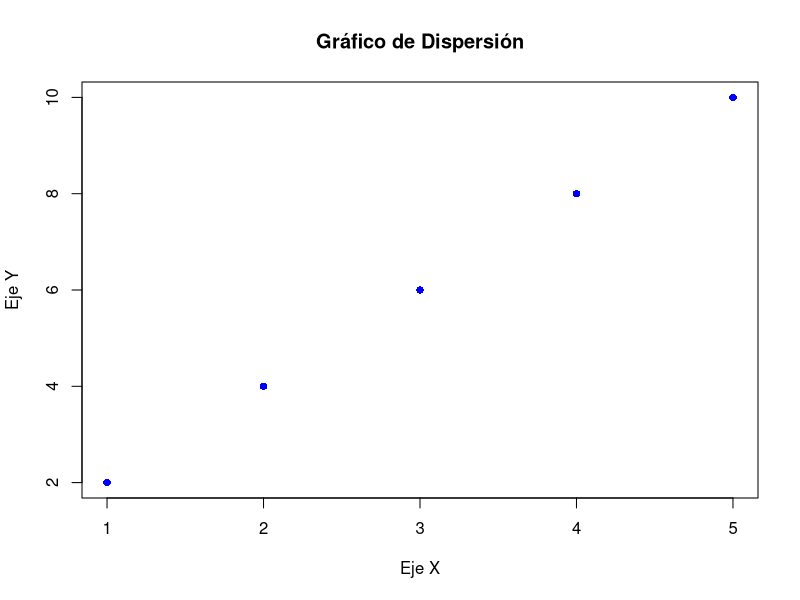
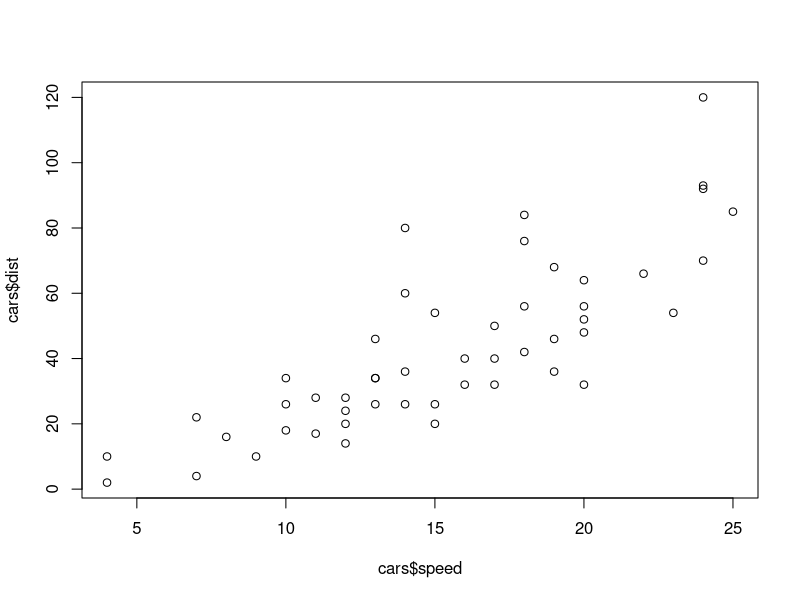
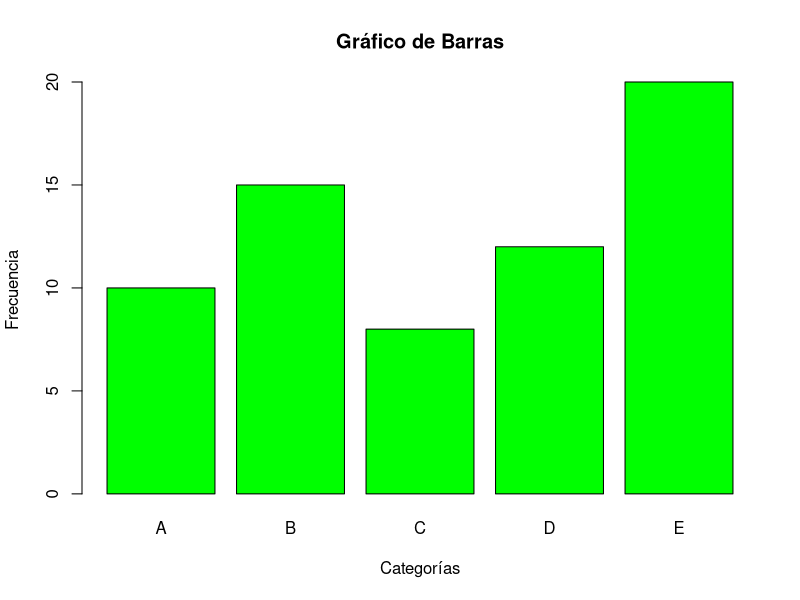
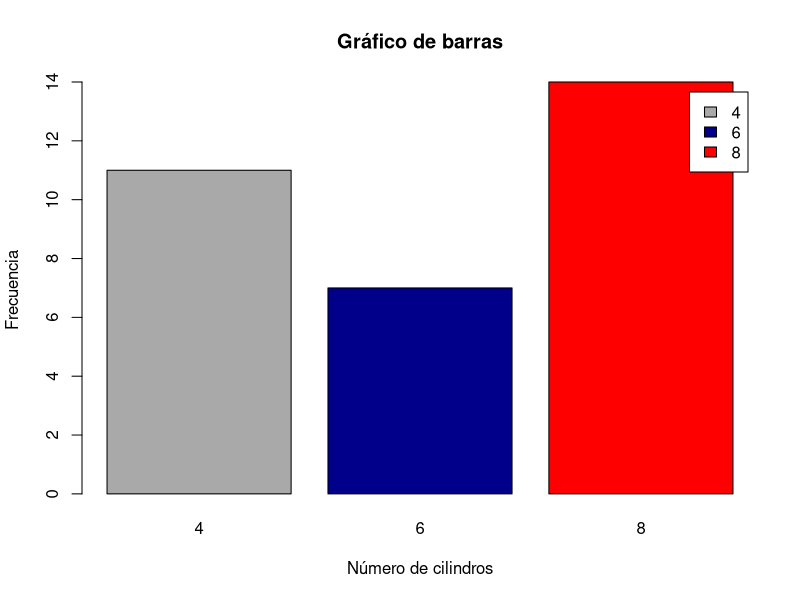
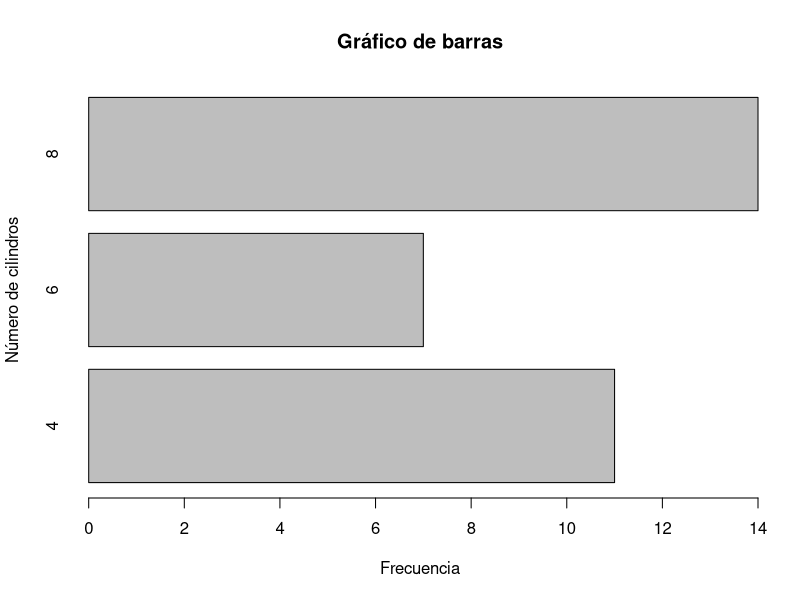
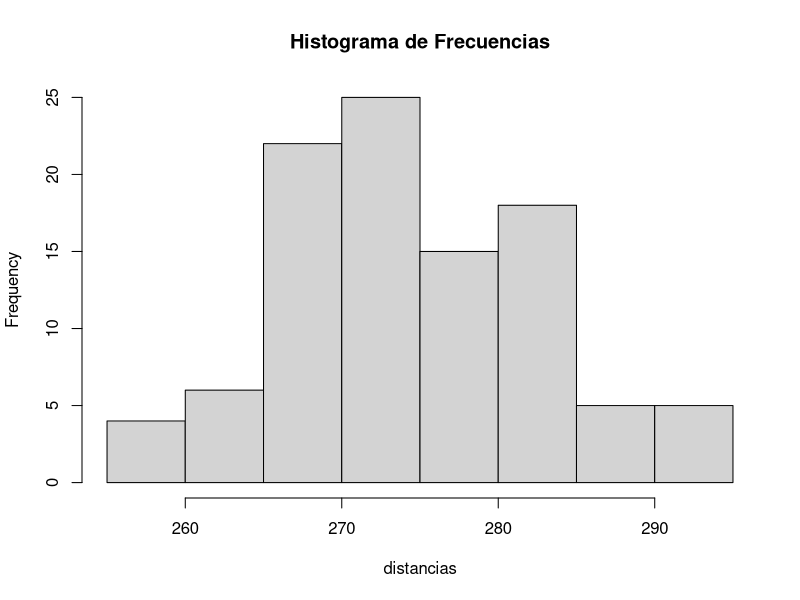
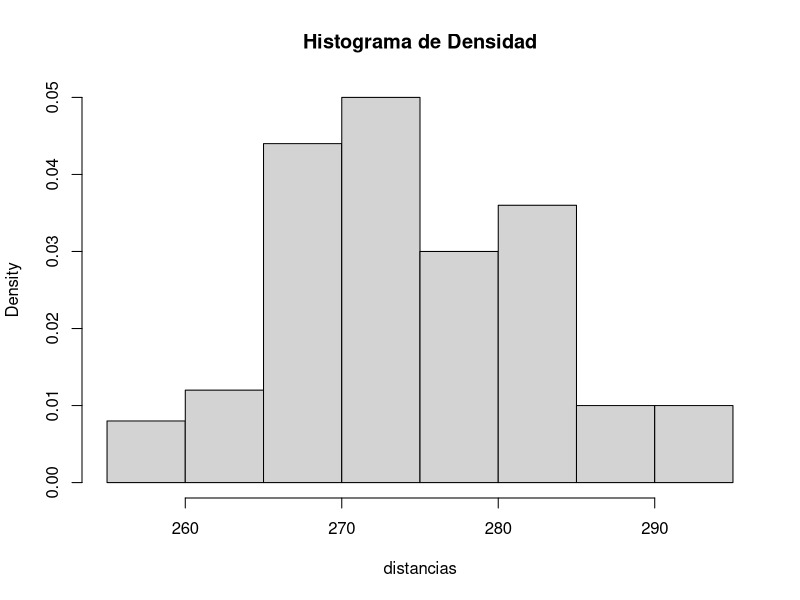
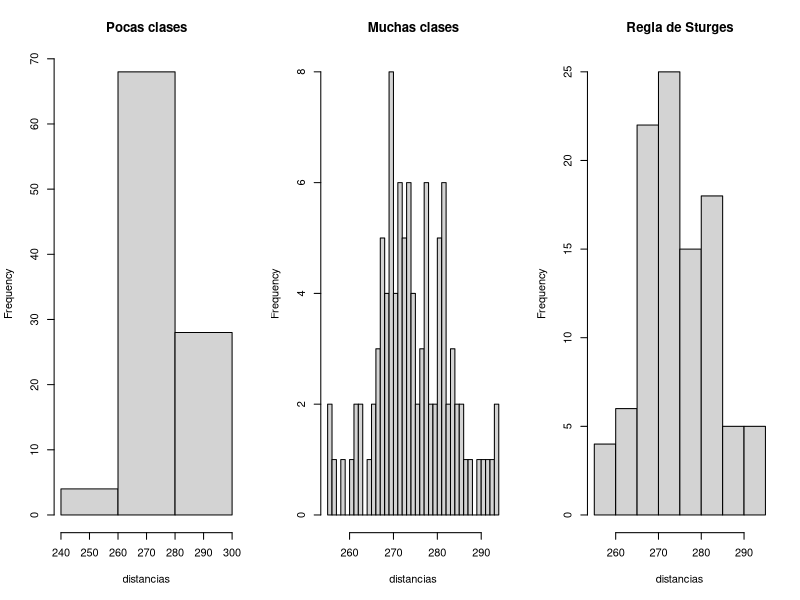

Recreate these plots in R, in order.
## ---- chunk 1
# Crear datos de ejemplo
x <- c(1, 2, 3, 4, 5)
y <- c(2, 4, 6, 8, 10)

# Crear el gráfico de dispersión
plot(x, y,
     main = "Gráfico de Dispersión",
     xlab = "Eje X",
     ylab = "Eje Y",
     pch = 16,  # Cambiar el tipo de punto
     col = "blue"  # Cambiar el color de los puntos
)
## ---- chunk 2
data(cars)
plot(cars$speed, cars$dist)
## ---- chunk 3
# Crear datos de ejemplo
categorias <- c("A", "B", "C", "D", "E")
frecuencias <- c(10, 15, 8, 12, 20)

# Crear el gráfico de barras
barplot(frecuencias,
        names.arg = categorias,
        main = "Gráfico de Barras",
        xlab = "Categorías",
        ylab = "Frecuencia",
        col = "green"  # Cambiar el color de las barras
)
## ---- chunk 4
data(mtcars)
attach(mtcars)

# Tabla de frecuencias
tabla <- table(cyl)
tabla

# Gráfico de barras
barplot(tabla, 
        main = "Gráfico de barras",  # título
        xlab = "Número de cilindros", 
        ylab = "Frecuencia",  # etiquetas
        col = c("darkgrey", "darkblue", "red"),  # color
        legend = rownames(tabla))  # leyenda

barplot(tabla, 
        main = "Gráfico de barras", 
        ylab = "Número de cilindros", 
        xlab = "Frecuencia", 
        horiz = TRUE)
## ---- chunk 5
distancias <- c(
  291.5, 274.4, 290.2, 276.4, 272.0, 268.7, 281.6, 281.6, 276.3, 285.9,
  269.6, 266.6, 283.6, 269.6, 277.8, 287.8, 267.6, 292.6, 273.4, 284.4,
  270.7, 274.0, 285.2, 275.5, 272.1, 261.3, 274.0, 279.3, 281.0, 293.1,
  277.5, 278.0, 272.5, 271.7, 280.8, 265.6, 260.1, 272.5, 281.3, 263.0,
  279.0, 267.3, 283.5, 271.2, 268.5, 277.1, 266.2, 266.4, 271.5, 280.3,
  267.8, 272.1, 269.7, 278.5, 277.3, 280.5, 270.8, 267.7, 255.1, 276.4,
  283.7, 281.7, 282.2, 274.1, 264.5, 281.0, 273.2, 274.4, 281.6, 273.7,
  271.0, 271.5, 289.7, 271.1, 256.9, 274.5, 286.2, 273.9, 268.5, 262.6,
  261.9, 258.9, 293.2, 267.1, 255.0, 269.7, 281.9, 269.6, 279.8, 269.9,
  282.6, 270.0, 265.2, 277.7, 275.5, 272.2, 270.0, 271.0, 284.3, 268.4
)

# Histograma de frecuencias
hist(distancias, main = "Histograma de Frecuencias")
## ---- chunk 6
# Histograma de densidad
hist(distancias, prob = TRUE, main = "Histograma de Densidad")
## ---- chunk 7
par(mfrow = c(1, 3))
hist(distancias, breaks = 2, main = "Pocas clases")
hist(distancias, breaks = 50, main = "Muchas clases")
hist(distancias, main = "Regla de Sturges")
par(mfrow = c(1, 1))
## ---- chunk 8
boxplot(distancias, horizontal = TRUE, main = "Boxplot de Distancias")
## ---- chunk 9
pairs(~mpg + disp + hp + wt, data = mtcars)
## ---- chunk 10
temp <- c(22.52, 18.70, 19.61, 22.79, 29.38, 30.19, 33.16,
          36.97, 33.29, 28.98, 24.31, 22.43)

temp2 <- cut(temp, breaks = c(0, 20, 30, 50))
temp2
